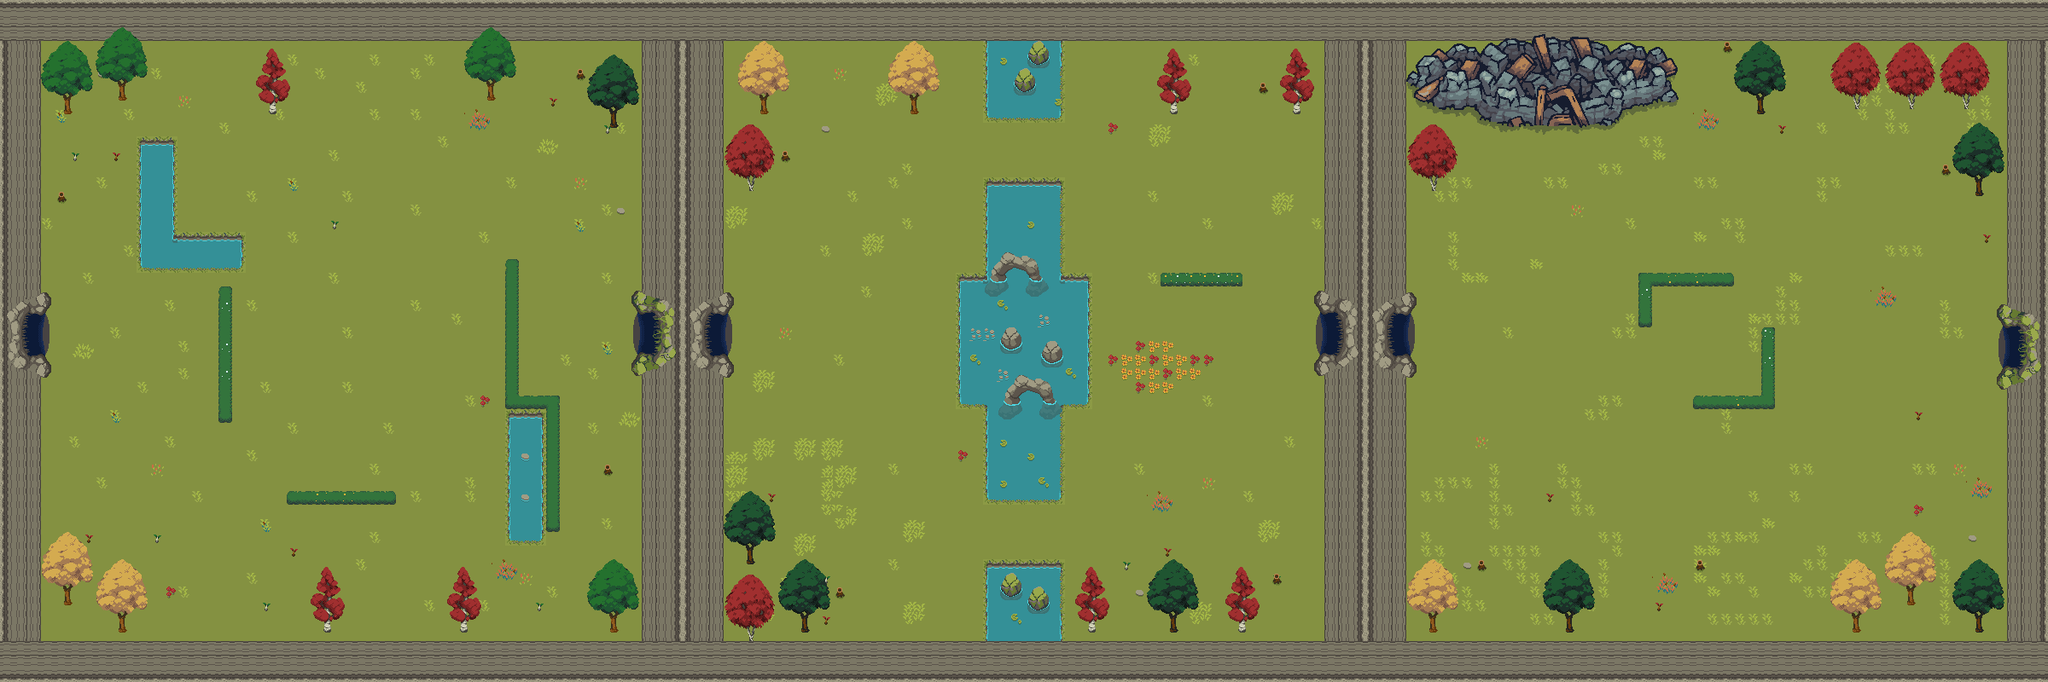

The image is a tile-based game level rendered from a .tmx file. Its description and source (layers, tilesets, objects; grid data summarised) follow:
An orthogonal 150x50 tile map with 16x16 px tiles, 6 tile layers (Fondo, Hierba, Coli_3, Coli_1, ...), 7 tilesets and 12 objects (5x zombie1, 4x zombie2, 2x esqueleto, Player).

<map version="1.10" tiledversion="1.10.2" orientation="orthogonal" renderorder="right-down" width="150" height="50" tilewidth="16" tileheight="16" infinite="0" nextlayerid="24" nextobjectid="49">
 <tileset firstgid="1" source="tileset_bosque/Forest Tilesett.tsx" />
 <tileset firstgid="221" source="tileset_bosque/Forest Cliff.tsx" />
 <tileset firstgid="413" source="tileset_bosque/Water Tileset.tsx" />
 <tileset firstgid="523" source="tileset_bosque/Trees.tsx" />
 <tileset firstgid="1315" source="tileset_bosque/Forest Props.tsx" />
 <tileset firstgid="2425" source="tileset_bosque/Forest Structures.tsx" />
 <tileset firstgid="2997" source="tileset_bosque/Castle_Destroyed.tsx" />
 <layer id="1" name="Fondo" width="150" height="50">
  <data>[7500 cells, 7500 non-empty, 1 distinct tile ids]</data>
 </layer>
 <layer id="15" name="Hierba" width="150" height="50">
  <data>[7500 cells, 449 non-empty, 23 distinct tile ids]</data>
 </layer>
 <layer id="3" name="Coli_3" width="150" height="50">
  <data>[7500 cells, 1674 non-empty, 3 distinct tile ids]</data>
 </layer>
 <layer id="13" name="Coli_1" width="150" height="50">
  <data>[7500 cells, 1309 non-empty, 303 distinct tile ids]</data>
 </layer>
 <layer id="4" name="Puertas" width="150" height="50">
  <data>[7500 cells, 175 non-empty, 56 distinct tile ids]</data>
 </layer>
 <layer id="14" name="Acc_agua" width="150" height="50">
  <data>[7500 cells, 80 non-empty, 32 distinct tile ids]</data>
 </layer>
 <objectgroup id="22" name="boss" />
 <objectgroup id="19" name="player">
  <object id="3" name="Player" x="63" y="397">
   <point />
  </object>
 </objectgroup>
 <objectgroup id="21" name="weapon" />
 <objectgroup id="23" name="enemy">
  <object id="13" name="zombie2" x="452.667" y="196">
   <point />
  </object>
  <object id="39" name="zombie1" x="492" y="445.333">
   <point />
  </object>
  <object id="40" name="zombie1" x="1108" y="240">
   <point />
  </object>
  <object id="41" name="zombie2" x="1462.67" y="530.667">
   <point />
  </object>
  <object id="42" name="esqueleto" x="1428" y="266.667">
   <point />
  </object>
  <object id="43" name="esqueleto" x="1108" y="666.667">
   <point />
  </object>
  <object id="44" name="zombie2" x="1884" y="280">
   <point />
  </object>
  <object id="45" name="zombie2" x="2197.33" y="329.333">
   <point />
  </object>
  <object id="46" name="zombie1" x="1902.67" y="616">
   <point />
  </object>
  <object id="47" name="zombie1" x="2132" y="629.333">
   <point />
  </object>
  <object id="48" name="zombie1" x="2276" y="478.667">
   <point />
  </object>
 </objectgroup>
</map>
